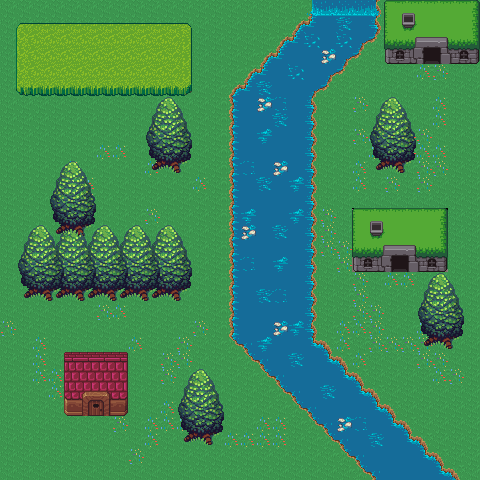

A 2D game scene composited from a Tiled map and its tileset images. What follows is a short description and the map's XML, with each tile layer's data collapsed to a summary:
An orthogonal 30x30 tile map with 16x16 px tiles, 4 tile layers (Capa de patrones 1, capa2, casasArboles, dchaArboles), 3 tilesets.

<map version="1.4" tiledversion="1.4.3" orientation="orthogonal" renderorder="right-down" width="30" height="30" tilewidth="16" tileheight="16" infinite="0" nextlayerid="5" nextobjectid="1">
 <tileset firstgid="1" source="../configTexturas/basic terrain.tsx" />
 <tileset firstgid="529" source="../configTexturas/tileset_water.tsx" />
 <tileset firstgid="1444" source="../configTexturas/tileset_other.tsx" />
 <layer id="1" name="Capa de patrones 1" width="30" height="30">
  <data>[900 cells, 900 non-empty, 26 distinct tile ids]</data>
 </layer>
 <layer id="2" name="capa2" width="30" height="30">
  <data>[900 cells, 131 non-empty, 28 distinct tile ids]</data>
 </layer>
 <layer id="3" name="casasArboles" width="30" height="30">
  <data>[900 cells, 148 non-empty, 55 distinct tile ids]</data>
 </layer>
 <layer id="4" name="dchaArboles" width="30" height="30">
  <data>[900 cells, 20 non-empty, 5 distinct tile ids]</data>
 </layer>
</map>
